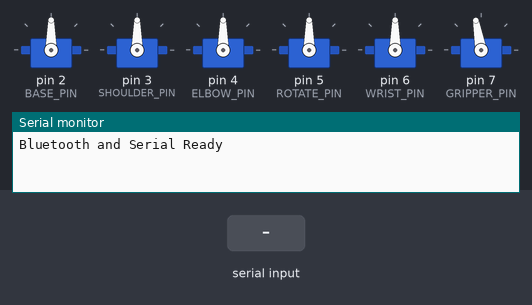
A sketch run on a simulated Arduino Uno, built with avr-gcc and run on an emulated ATmega328P. On the bench: 6 × servo, the last lines printed to the serial monitor. Inputs (shaded band) come from the test bench.

Above: at 1.7 s.
1.8 s: "1" received over Serial
At 2.26 s:
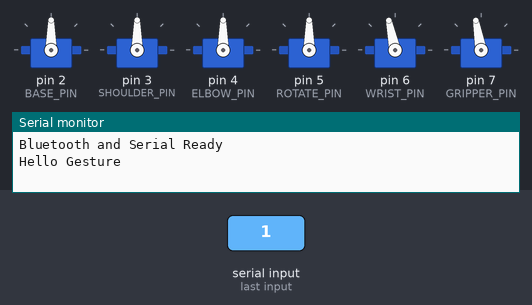
4.8 s: "4" received over the second serial link
At 5.38 s:
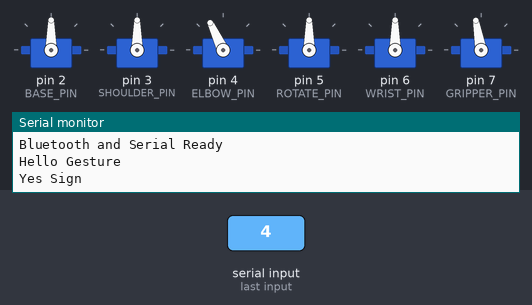
7.8 s: "2" received over Serial
13.8 s: "3" received over the second serial link
At 24.33 s:
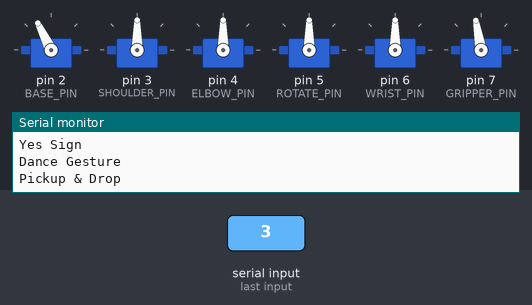
Timing chart, 0 to 25.9 s (numbered marks = the images above; inputs shaded):
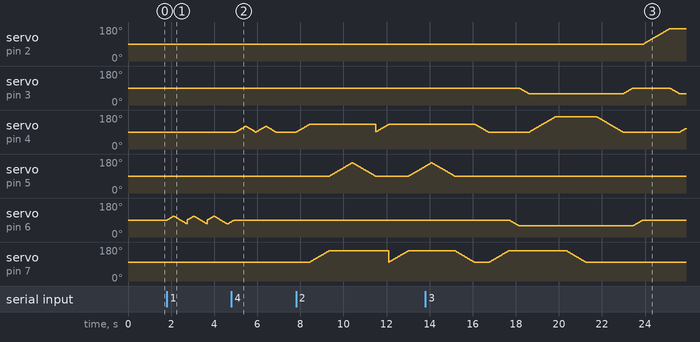

The sketch:

robotic_arm_bluetooth.ino
```cpp
#include <Servo.h>
#include <SoftwareSerial.h>

/* =========================================================
 *                     BLUETOOTH SETUP
 * =========================================================
 * HC-06 Connections:
 * HC-06 TX → Arduino Pin 8
 * HC-06 RX → Arduino Pin 9
 */
SoftwareSerial BT(8, 9);   // RX, TX

/* =========================================================
 *                     SERVO OBJECTS
 * ========================================================= */
Servo baseServo;
Servo shoulderServo;
Servo elbowServo;
Servo rotateServo;
Servo wristServo;
Servo gripperServo;

/* =========================================================
 *                     SERVO PINS
 * ========================================================= */
#define BASE_PIN      2
#define SHOULDER_PIN  3
#define ELBOW_PIN     4
#define ROTATE_PIN    5
#define WRIST_PIN     6
#define GRIPPER_PIN   7

/* =========================================================
 *                     HOME POSITIONS
 * ========================================================= */
int BASE_HOME     = 90;
int SHOULDER_HOME = 90;
int ELBOW_HOME    = 90;
int ROTATE_HOME   = 90;
int WRIST_HOME    = 90;

/* =========================================================
 *                     GRIPPER LIMITS
 * ========================================================= */
int GRIPPER_OPEN  = 160;
int GRIPPER_CLOSE = 100;

/* =========================================================
 *                  PICK & DROP POSITIONS
 * ========================================================= */
int SHOULDER_DOWN = 60;
int ELBOW_DOWN    = 170;
int WRIST_DOWN    = 60;
int BASE_DROP     = 170;
int ELBOW_DROP    = 130;

/* =========================================================
 *                     MOVEMENT SPEED
 * ========================================================= */
int MOVE_DELAY = 15;   // Smaller value = faster movement

/* =========================================================
 *            FUNCTION: SMOOTH SERVO MOVEMENT
 * ========================================================= */
void moveSmooth(Servo &servo, int from, int to) {
  if (from < to) {
    for (int pos = from; pos <= to; pos++) {
      servo.write(pos);
      delay(MOVE_DELAY);
    }
  } else {
    for (int pos = from; pos >= to; pos--) {
      servo.write(pos);
      delay(MOVE_DELAY);
    }
  }
}

/* =========================================================
 *            FUNCTION: MOVE ARM TO HOME POSITION
 * ========================================================= */
void goHome() {
  moveSmooth(gripperServo, gripperServo.read(), GRIPPER_CLOSE);
  moveSmooth(wristServo,   wristServo.read(),   WRIST_HOME);
  moveSmooth(rotateServo,  rotateServo.read(),  ROTATE_HOME);
  moveSmooth(elbowServo,   elbowServo.read(),   ELBOW_HOME);
  moveSmooth(shoulderServo,shoulderServo.read(),SHOULDER_HOME);
  moveSmooth(baseServo,    baseServo.read(),    BASE_HOME);
}

/* =========================================================
 *            GESTURES
 * ========================================================= */
void helloGesture() {
  for (int i = 0; i < 3; i++) {
    moveSmooth(wristServo, WRIST_HOME, 110);
    moveSmooth(wristServo, 110, 70);
  }
  goHome();
}

void danceGesture() {
  for (int i = 0; i < 2; i++) {
    moveSmooth(elbowServo, ELBOW_HOME, 130);
    moveSmooth(gripperServo, GRIPPER_CLOSE, GRIPPER_OPEN);
    moveSmooth(rotateServo, ROTATE_HOME, 160);
    moveSmooth(rotateServo, 160, ROTATE_HOME);
  }
  goHome();
}

void yesSign() {
  for (int i = 0; i < 2; i++) {
    moveSmooth(elbowServo, ELBOW_HOME, 120);
    moveSmooth(elbowServo, 120, ELBOW_HOME);
  }
  goHome();
}

void noSign() {
  for (int i = 0; i < 2; i++) {
    moveSmooth(baseServo, BASE_HOME, 60);
    moveSmooth(baseServo, 60, 120);
    moveSmooth(baseServo, 120, BASE_HOME);
  }
  goHome();
}

void gripperTest() {
  for (int i = 0; i < 2; i++) {
    moveSmooth(gripperServo, GRIPPER_CLOSE, GRIPPER_OPEN);
    delay(400);
    moveSmooth(gripperServo, GRIPPER_OPEN, GRIPPER_CLOSE);
    delay(400);
  }
}

void pickupAndDrop() {
  moveSmooth(gripperServo, GRIPPER_CLOSE, GRIPPER_OPEN);
  moveSmooth(wristServo, WRIST_HOME, WRIST_DOWN);
  moveSmooth(shoulderServo, SHOULDER_HOME, SHOULDER_DOWN);
  moveSmooth(elbowServo, ELBOW_HOME, ELBOW_DOWN);

  delay(500);
  moveSmooth(gripperServo, GRIPPER_OPEN, GRIPPER_CLOSE);
  delay(500);

  moveSmooth(elbowServo, ELBOW_DOWN, ELBOW_HOME);
  moveSmooth(shoulderServo, SHOULDER_DOWN, SHOULDER_HOME);
  moveSmooth(wristServo, WRIST_DOWN, WRIST_HOME);

  moveSmooth(baseServo, BASE_HOME, BASE_DROP);
  moveSmooth(shoulderServo, SHOULDER_HOME, SHOULDER_DOWN);
  moveSmooth(elbowServo, ELBOW_HOME, ELBOW_DROP);

  moveSmooth(gripperServo, GRIPPER_CLOSE, GRIPPER_OPEN);
  delay(500);

  goHome();
}

/* =========================================================
 *            COMMAND HANDLER (SERIAL / BLUETOOTH)
 * ========================================================= */
void handleCommand(char cmd) {
  if      (cmd == '1') { Serial.println("Hello Gesture"); helloGesture(); }
  else if (cmd == '2') { Serial.println("Dance Gesture"); danceGesture(); }
  else if (cmd == '3') { Serial.println("Pickup & Drop"); pickupAndDrop(); }
  else if (cmd == '4') { Serial.println("Yes Sign"); yesSign(); }
  else if (cmd == '5') { Serial.println("No Sign"); noSign(); }
  else if (cmd == '6') { Serial.println("Gripper Test"); gripperTest(); }
  else { Serial.println("Unknown command received"); }
}

/* =========================================================
 *                     SETUP
 * ========================================================= */
void setup() {
  Serial.begin(9600);
  BT.begin(9600);

  baseServo.attach(BASE_PIN);
  shoulderServo.attach(SHOULDER_PIN);
  elbowServo.attach(ELBOW_PIN);
  rotateServo.attach(ROTATE_PIN);
  wristServo.attach(WRIST_PIN);
  gripperServo.attach(GRIPPER_PIN);

  // Improvement 1: Servo initialization safety
  baseServo.write(BASE_HOME);
  shoulderServo.write(SHOULDER_HOME);
  elbowServo.write(ELBOW_HOME);
  rotateServo.write(ROTATE_HOME);
  wristServo.write(WRIST_HOME);
  gripperServo.write(GRIPPER_CLOSE);
  delay(500);

  goHome();
  Serial.println("Bluetooth and Serial Ready");
}

/* =========================================================
 *                     MAIN LOOP
 * ========================================================= */
void loop() {
  if (Serial.available()) {
    handleCommand(Serial.read());
  }

  if (BT.available()) {
    handleCommand(BT.read());
  }
}
```

Measured:
- after the input at 13.8 s, servo on pin 2 (BASE_PIN): moves from 90° to 170° over 1.2 s, starting after 10.1 s
- by itself, servo on pin 5 (ROTATE_PIN): rises from 141° to 160° in 0.26 s, then falls to 90° in 1.1 s
